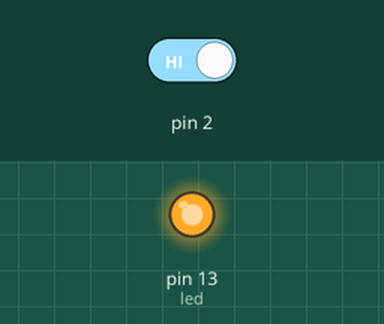
Recording of a sketch running on a simulated Arduino Uno, built with avr-gcc and run on an emulated ATmega328P. Shown: output pins drawn as LEDs (lit = HIGH). The test bench sets the inputs (shaded band); at power-on: pin 2 HIGH.

Above: at 1.2 s.
1.3 s: pin 2 driven LOW
At 2.5 s:
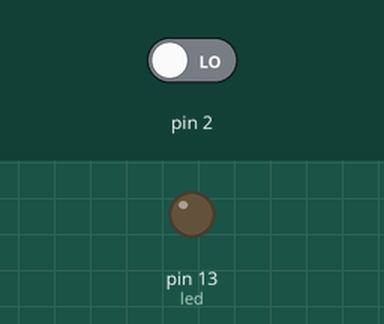
2.8 s: pin 2 driven HIGH
At 3.6 s:
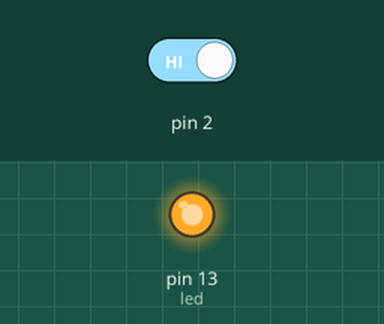
Timing chart, 0 to 5.8 s (numbered marks = the images above; inputs shaded):
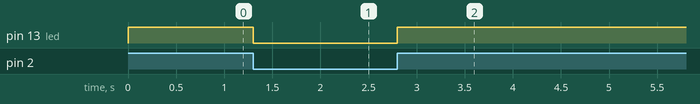

Measured:
- after the input at 1.3 s, pin 13 (led): HIGH → LOW at once
- after the input at 2.8 s, pin 13 (led): LOW → HIGH at once

The sketch:

interrupt.ino
```cpp
volatile int estado = 0;
int led = 13;

void setup()
{
attachInterrupt(digitalPinToInterrupt(2),interrupcion,LOW);
pinMode(led,OUTPUT);
}

void loop()
{
while(true)
{
 digitalWrite(led,estado);
 estado = 1;
}

}

void interrupcion()
{
  estado = 0;
}
```
